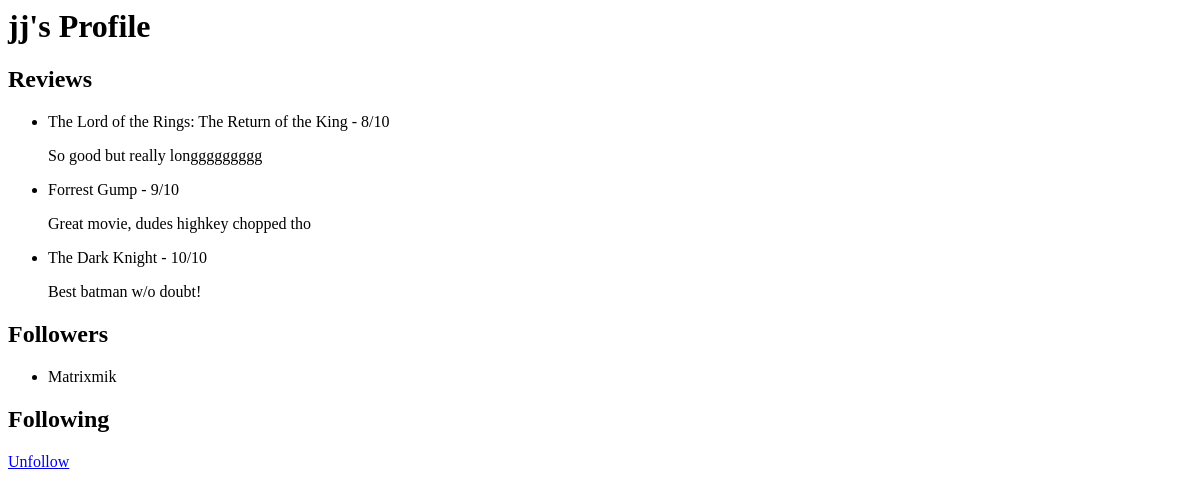
Page /user/jj (signed in) on the earlier database version.
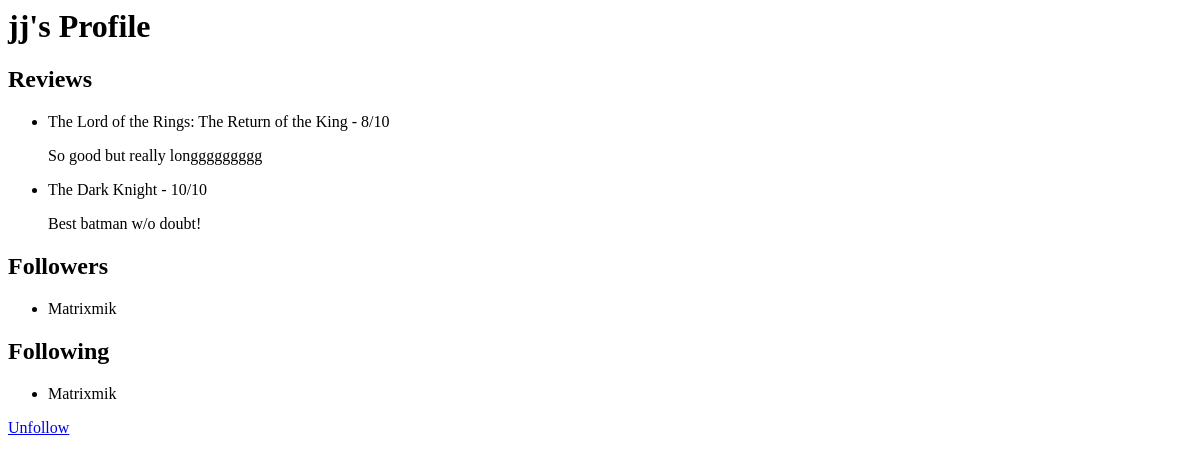
Same page on the later database version.
### tables this page shows
CREATE TABLE reviews (
    id INTEGER PRIMARY KEY AUTOINCREMENT,
    movie_id INTEGER NOT NULL,
    user TEXT NOT NULL,
    review_text TEXT NOT NULL,
    rating INTEGER NOT NULL CHECK(rating >= 1 AND rating <= 10),
    FOREIGN KEY (movie_id) REFERENCES movies(movie_id)
);

CREATE TABLE movies 
(
    movie_id INTEGER PRIMARY KEY AUTOINCREMENT,
    title TEXT NOT NULL,
    genre TEXT NOT NULL,
    score FLOAT,
    year INTEGER,
    director TEXT,
    description TEXT
, image_path TEXT);

CREATE TABLE network (
    follower TEXT NOT NULL,
    following TEXT NOT NULL,
    PRIMARY KEY (follower, following),
    FOREIGN KEY (follower) REFERENCES users(user_id),
    FOREIGN KEY (following) REFERENCES users(user_id)
);

### app.py (the view)
@app.route("/user/<username>")
@login_required
def user_profile(username):
    db = get_db()
    user = db.execute("SELECT * FROM users WHERE user_id = ?", (username,)).fetchone()
    if not user:
        return "User not found.", 404
    reviews = db.execute("""
        SELECT reviews.*, movies.title
        FROM reviews
        JOIN movies ON reviews.movie_id = movies.movie_id
        WHERE reviews.user = ?
    """, (username,)).fetchall()
    followers = db.execute(
        "SELECT follower FROM network WHERE following = ?",
        (username,)
    ).fetchall()
    following = db.execute(
        "SELECT following FROM network WHERE follower = ?",
        (username,)
    ).fetchall()
    is_following = db.execute(
        "SELECT * FROM network WHERE follower = ? AND following = ?",
        (session["user_id"], username)
    ).fetchone() is not None
    return render_template(
        "user_profile.html",
        user=user,
        reviews=reviews,
        followers=followers,
        following=following,
        is_following=is_following
    )

### app.py (called while the page is built)
@app.before_request
def load_logged_in_user():
    g.user = session.get("user_id")
    g.is_admin = session.get("is_admin", False)

def login_required(view):
    @wraps(view)
    def wrapped_view(*args, **kwargs):
        if g.user is None:
            return(redirect(url_for("login", next=request.url)))
        return view(*args, **kwargs)
    return wrapped_view

### database.py (called while the page is built)
def get_db():
    if "db" not in g:
        g.db = sqlite3.connect(DATABASE,
                                detect_types=sqlite3.PARSE_DECLTYPES
                        )
        g.db.row_factory = sqlite3.Row
    return g.db

### templates/user_profile.html
<h1>{{ user.user_id }}'s Profile</h1>
<h2>Reviews</h2>
<ul>
    {% for review in reviews %}
    <li>{{ review.title }} - {{ review.rating }}/10</li>
    <p>{{ review.review_text }}</p>
    {% endfor %}
</ul>
<h2>Followers</h2>
<ul>
    {% for follower in followers %}
    <li>{{ follower.follower }}</li>
    {% endfor %}
</ul>
<h2>Following</h2>
<ul>
    {% for follow in following %}
    <li>{{ follow.following }}</li>
    {% endfor %}
</ul>
{% if not is_following %}
    <a href="{{ url_for('follow_user', username=user.user_id) }}">Follow</a>
{% else %}
    <a href="{{ url_for('unfollow_user', username=user.user_id) }}">Unfollow</a>
{% endif %}

Differences in the rows shown:
removed reviews: title "Forrest Gump", rating "9", review_text "Great movie, dudes highkey chopped tho"
added network: following "Matrixmik", shown under "Following"
